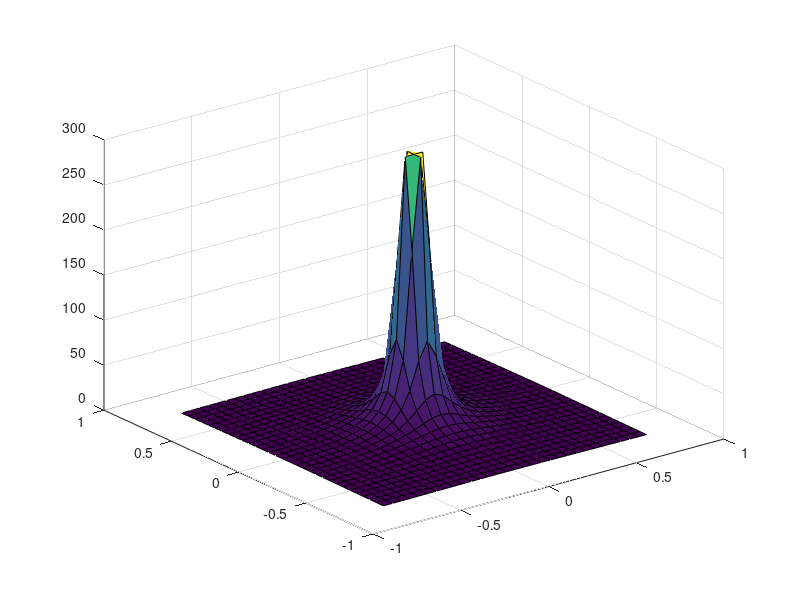

MATLAB code to generate this figure:
% Part a
x = -.75:.05:.75;
y = -.75:.05:.75;
[xgrid,ygrid]=meshgrid(x,y);
z = 1./(xgrid.^2+ygrid.^2);
zerox = find(xgrid==0);
zeroy = find(ygrid==0);
xgrid(zerox)=eps;
ygrid(zeroy)=eps;
k = find(z>300);
z(k)=300;
surf(xgrid,ygrid,z);

